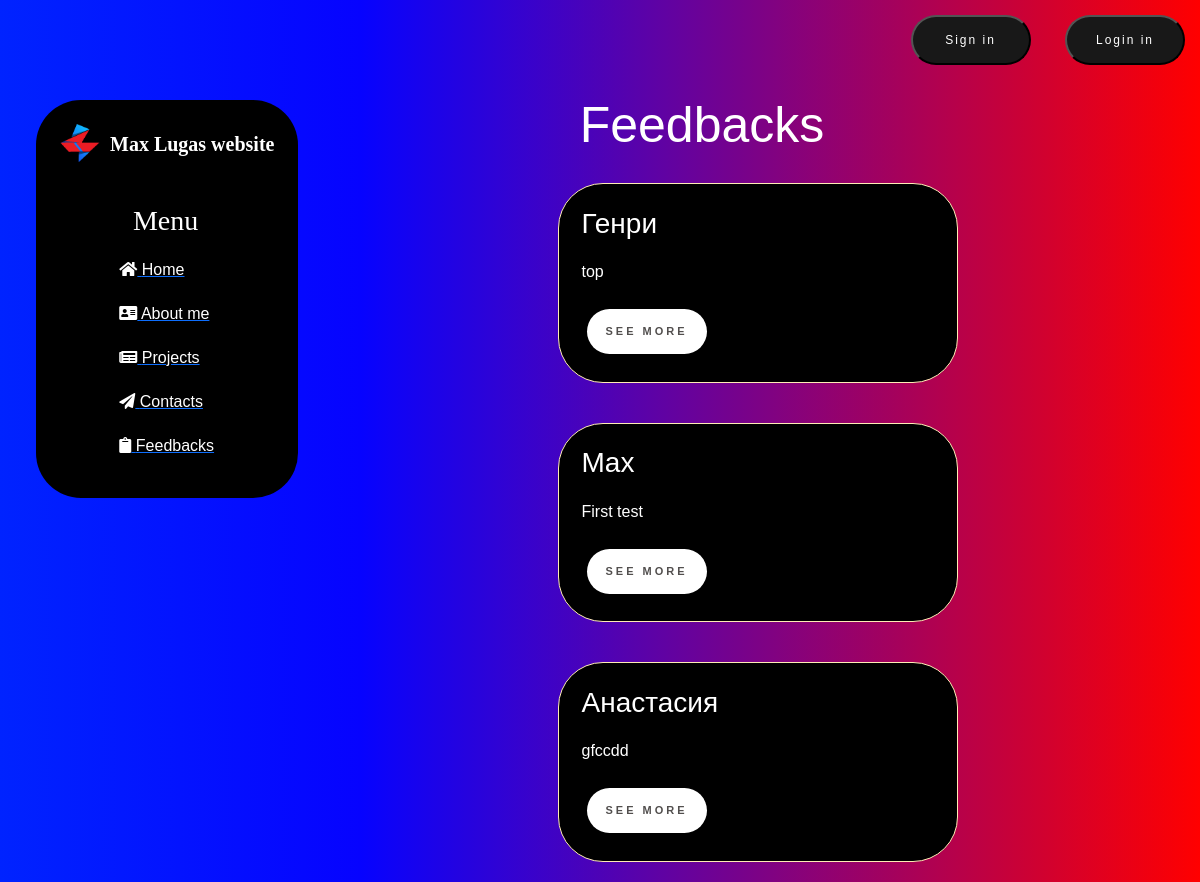
The app's page /feedback/, older data.
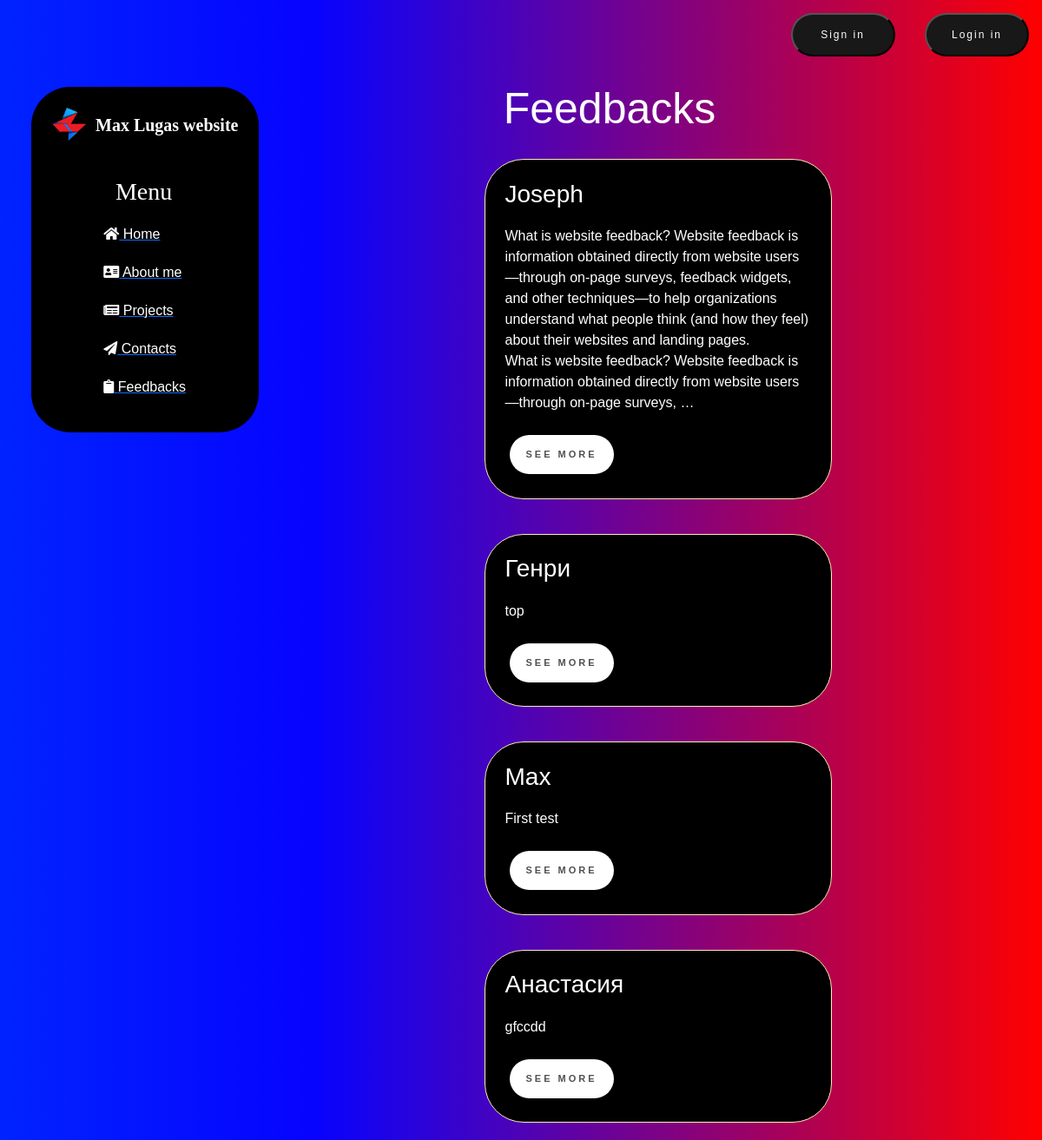
The same page, newer data.
### feedback/models.py (models this page shows, shortened)
class Feedback(models.Model):
    name = models.CharField('Name', max_length=50)
    email = models.EmailField('Email', max_length=250)
    content = models.TextField('Feedback')
    date = models.DateField('Feedback date', auto_now_add=True)
    class Meta:
        verbose_name = 'Feedback'
        verbose_name_plural = 'Feedbacks'

### feedback/views.py (the view)
# urls.py: path('', views.feedback_home, name='feedback_home'),
def feedback_home(request):
    feedback = Feedback.objects.order_by('-date')
    return render(request, 'feedback/feedback_home.html', {'feedback': feedback})

### feedback/templates/feedback/feedback_home.html (shortened to what this page needs)
{% extends 'main/layout.html' %}
{% block content %}
    <div class="features">
        <h1>Feedbacks</h1>
        {% if feedback %}
            {% for el in feedback %}
                <div class="alert alert-warning">
                    <h3>{{ el.name }}</h3>
                    <p>{{ el.content|safe|linebreaks|truncatewords:50 }}</p>
                    <a href="{% url 'feedback-detail' el.id %}" class="shine-button">See more</a>
                </div>
            {% endfor %}
        {% else %}
            <p>No records</p>
        {% endif %}
    </div>
{% endblock %}

Row changes from the older to the newer data that the page shows:
added Feedback: name "Joseph", content "What is website feedback? Website feedback is information obtained directly from website users—through on-page surveys, feedback widgets, and other techniques—to help organizations understand what people think (and how they feel) about their websites and landing pages. What is website feedback? Website feedback is information obtained directly from website users—through on-page surveys, …"
